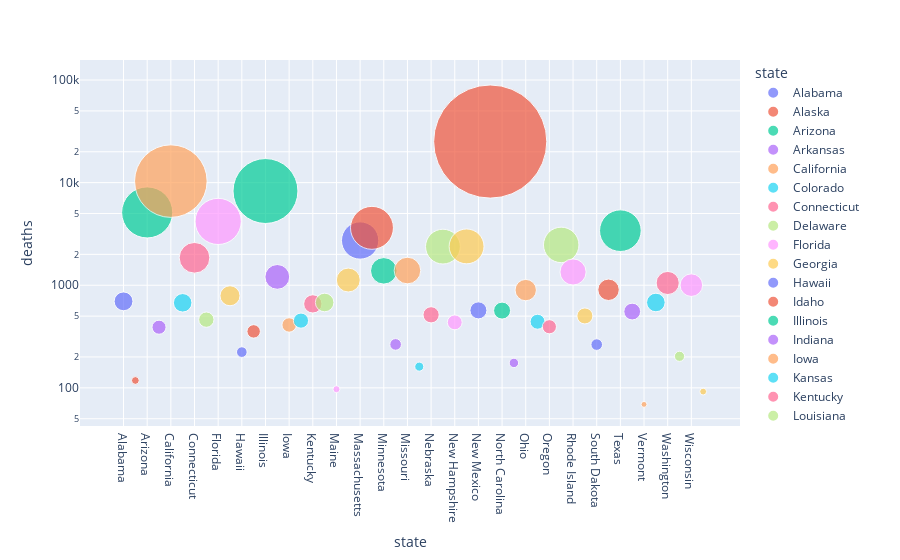

Notebook source saved alongside this figure:
### Code cell
px.scatter(perstate20, x='state', y='deaths', 
           hover_data=['cases'],
           color='state', size='deaths', size_max=80, log_y=True)

### Figure 1 — Plotly figure (JSON) as saved in the notebook; plotly's stock layout.template omitted (floating-point values rounded to 4 significant figures)
{"data": [{"customdata": [[52339]], "hovertemplate": "state=%{x}<br>deaths=%{marker.size}<br>cases=%{customdata[0]}<extra></extra>", "legendgroup": "Alabama", "marker": {"color": "#636efa", "size": [697], "sizemode": "area", "sizeref": 3.929, "symbol": "circle"}, "mode": "markers", "name": "Alabama", "orientation": "v", "showlegend": true, "type": "scatter", "x": ["Alabama"], "xaxis": "x", "y": [697], "yaxis": "y"}, {"customdata": [[22820]], "hovertemplate": "state=%{x}<br>deaths=%{marker.size}<br>cases=%{customdata[0]}<extra></extra>", "legendgroup": "Alaska", "marker": {"color": "#EF553B", "size": [118], "sizemode": "area", "sizeref": 3.929, "symbol": "circle"}, "mode": "markers", "name": "Alaska", "orientation": "v", "showlegend": true, "type": "scatter", "x": ["Alaska"], "xaxis": "x", "y": [118], "yaxis": "y"}, {"customdata": [[322449]], "hovertemplate": "state=%{x}<br>deaths=%{marker.size}<br>cases=%{customdata[0]}<extra></extra>", "legendgroup": "Arizona", "marker": {"color": "#00cc96", "size": [5125], "sizemode": "area", "sizeref": 3.929, "symbol": "circle"}, "mode": "markers", "name": "Arizona", "orientation": "v", "showlegend": true, "type": "scatter", "x": ["Arizona"], "xaxis": "x", "y": [5125], "yaxis": "y"}, {"customdata": [[24662]], "hovertemplate": "state=%{x}<br>deaths=%{marker.size}<br>cases=%{customdata[0]}<extra></extra>", "legendgroup": "Arkansas", "marker": {"color": "#ab63fa", "size": [390], "sizemode": "area", "sizeref": 3.929, "symbol": "circle"}, "mode": "markers", "name": "Arkansas", "orientation": "v", "showlegend": true, "type": "scatter", "x": ["Arkansas"], "xaxis": "x", "y": [390], "yaxis": "y"}, {"customdata": [[770915]], "hovertemplate": "state=%{x}<br>deaths=%{marker.size}<br>cases=%{customdata[0]}<extra></extra>", "legendgroup": "California", "marker": {"color": "#FFA15A", "size": [10345], "sizemode": "area", "sizeref": 3.929, "symbol": "circle"}, "mode": "markers", "name": "California", "orientation": "v", "showlegend": true, "type": "scatter", "x": ["California"], "xaxis": "x", "y": [10345], "yaxis": "y"}, {"customdata": [[47711]], "hovertemplate": "state=%{x}<br>deaths=%{marker.size}<br>cases=%{customdata[0]}<extra></extra>", "legendgroup": "Colorado", "marker": {"color": "#19d3f3", "size": [674], "sizemode": "area", "sizeref": 3.929, "symbol": "circle"}, "mode": "markers", "name": "Colorado", "orientation": "v", "showlegend": true, "type": "scatter", "x": ["Colorado"], "xaxis": "x", "y": [674], "yaxis": "y"}, {"customdata": [[56288]], "hovertemplate": "state=%{x}<br>deaths=%{marker.size}<br>cases=%{customdata[0]}<extra></extra>", "legendgroup": "Connecticut", "marker": {"color": "#FF6692", "size": [1852], "sizemode": "area", "sizeref": 3.929, "symbol": "circle"}, "mode": "markers", "name": "Connecticut", "orientation": "v", "showlegend": true, "type": "scatter", "x": ["Connecticut"], "xaxis": "x", "y": [1852], "yaxis": "y"}, {"customdata": [[33211]], "hovertemplate": "state=%{x}<br>deaths=%{marker.size}<br>cases=%{customdata[0]}<extra></extra>", "legendgroup": "Delaware", "marker": {"color": "#B6E880", "size": [462], "sizemode": "area", "sizeref": 3.929, "symbol": "circle"}, "mode": "markers", "name": "Delaware", "orientation": "v", "showlegend": true, "type": "scatter", "x": ["Delaware"], "xaxis": "x", "y": [462], "yaxis": "y"}, {"customdata": [[298872]], "hovertemplate": "state=%{x}<br>deaths=%{marker.size}<br>cases=%{customdata[0]}<extra></extra>", "legendgroup": "Florida", "marker": {"color": "#FF97FF", "size": [4188], "sizemode": "area", "sizeref": 3.929, "symbol": "circle"}, "mode": "markers", "name": "Florida", "orientation": "v", "showlegend": true, "type": "scatter", "x": ["Florida"], "xaxis": "x", "y": [4188], "yaxis": "y"}, {"customdata": [[57528]], "hovertemplate": "state=%{x}<br>deaths=%{marker.size}<br>cases=%{customdata[0]}<extra></extra>", "legendgroup": "Georgia", "marker": {"color": "#FECB52", "size": [790], "sizemode": "area", "sizeref": 3.929, "symbol": "circle"}, "mode": "markers", "name": "Georgia", "orientation": "v", "showlegend": true, "type": "scatter", "x": ["Georgia"], "xaxis": "x", "y": [790], "yaxis": "y"}, {"customdata": [[18034]], "hovertemplate": "state=%{x}<br>deaths=%{marker.size}<br>cases=%{customdata[0]}<extra></extra>", "legendgroup": "Hawaii", "marker": {"color": "#636efa", "size": [223], "sizemode": "area", "sizeref": 3.929, "symbol": "circle"}, "mode": "markers", "name": "Hawaii", "orientation": "v", "showlegend": true, "type": "scatter", "x": ["Hawaii"], "xaxis": "x", "y": [223], "yaxis": "y"}, {"customdata": [[38417]], "hovertemplate": "state=%{x}<br>deaths=%{marker.size}<br>cases=%{customdata[0]}<extra></extra>", "legendgroup": "Idaho", "marker": {"color": "#EF553B", "size": [355], "sizemode": "area", "sizeref": 3.929, "symbol": "circle"}, "mode": "markers", "name": "Idaho", "orientation": "v", "showlegend": true, "type": "scatter", "x": ["Idaho"], "xaxis": "x", "y": [355], "yaxis": "y"}, {"customdata": [[393652]], "hovertemplate": "state=%{x}<br>deaths=%{marker.size}<br>cases=%{customdata[0]}<extra></extra>", "legendgroup": "Illinois", "marker": {"color": "#00cc96", "size": [8285], "sizemode": "area", "sizeref": 3.929, "symbol": "circle"}, "mode": "markers", "name": "Illinois", "orientation": "v", "showlegend": true, "type": "scatter", "x": ["Illinois"], "xaxis": "x", "y": [8285], "yaxis": "y"}, {"customdata": [[70801]], "hovertemplate": "state=%{x}<br>deaths=%{marker.size}<br>cases=%{customdata[0]}<extra></extra>", "legendgroup": "Indiana", "marker": {"color": "#ab63fa", "size": [1206], "sizemode": "area", "sizeref": 3.929, "symbol": "circle"}, "mode": "markers", "name": "Indiana", "orientation": "v", "showlegend": true, "type": "scatter", "x": ["Indiana"], "xaxis": "x", "y": [1206], "yaxis": "y"}, {"customdata": [[41499]], "hovertemplate": "state=%{x}<br>deaths=%{marker.size}<br>cases=%{customdata[0]}<extra></extra>", "legendgroup": "Iowa", "marker": {"color": "#FFA15A", "size": [410], "sizemode": "area", "sizeref": 3.929, "symbol": "circle"}, "mode": "markers", "name": "Iowa", "orientation": "v", "showlegend": true, "type": "scatter", "x": ["Iowa"], "xaxis": "x", "y": [410], "yaxis": "y"}, {"customdata": [[39423]], "hovertemplate": "state=%{x}<br>deaths=%{marker.size}<br>cases=%{customdata[0]}<extra></extra>", "legendgroup": "Kansas", "marker": {"color": "#19d3f3", "size": [452], "sizemode": "area", "sizeref": 3.929, "symbol": "circle"}, "mode": "markers", "name": "Kansas", "orientation": "v", "showlegend": true, "type": "scatter", "x": ["Kansas"], "xaxis": "x", "y": [452], "yaxis": "y"}, {"customdata": [[52277]], "hovertemplate": "state=%{x}<br>deaths=%{marker.size}<br>cases=%{customdata[0]}<extra></extra>", "legendgroup": "Kentucky", "marker": {"color": "#FF6692", "size": [658], "sizemode": "area", "sizeref": 3.929, "symbol": "circle"}, "mode": "markers", "name": "Kentucky", "orientation": "v", "showlegend": true, "type": "scatter", "x": ["Kentucky"], "xaxis": "x", "y": [658], "yaxis": "y"}, {"customdata": [[31498]], "hovertemplate": "state=%{x}<br>deaths=%{marker.size}<br>cases=%{customdata[0]}<extra></extra>", "legendgroup": "Louisiana", "marker": {"color": "#B6E880", "size": [679], "sizemode": "area", "sizeref": 3.929, "symbol": "circle"}, "mode": "markers", "name": "Louisiana", "orientation": "v", "showlegend": true, "type": "scatter", "x": ["Louisiana"], "xaxis": "x", "y": [679], "yaxis": "y"}, {"customdata": [[7233]], "hovertemplate": "state=%{x}<br>deaths=%{marker.size}<br>cases=%{customdata[0]}<extra></extra>", "legendgroup": "Maine", "marker": {"color": "#FF97FF", "size": [97], "sizemode": "area", "sizeref": 3.929, "symbol": "circle"}, "mode": "markers", "name": "Maine", "orientation": "v", "showlegend": true, "type": "scatter", "x": ["Maine"], "xaxis": "x", "y": [97], "yaxis": "y"}, {"customdata": [[54614]], "hovertemplate": "state=%{x}<br>deaths=%{marker.size}<br>cases=%{customdata[0]}<extra></extra>", "legendgroup": "Maryland", "marker": {"color": "#FECB52", "size": [1124], "sizemode": "area", "sizeref": 3.929, "symbol": "circle"}, "mode": "markers", "name": "Maryland", "orientation": "v", "showlegend": true, "type": "scatter", "x": ["Maryland"], "xaxis": "x", "y": [1124], "yaxis": "y"}, {"customdata": [[75615]], "hovertemplate": "state=%{x}<br>deaths=%{marker.size}<br>cases=%{customdata[0]}<extra></extra>", "legendgroup": "Massachusetts", "marker": {"color": "#636efa", "size": [2729], "sizemode": "area", "sizeref": 3.929, "symbol": "circle"}, "mode": "markers", "name": "Massachusetts", "orientation": "v", "showlegend": true, "type": "scatter", "x": ["Massachusetts"], "xaxis": "x", "y": [2729], "yaxis": "y"}, {"customdata": [[84967]], "hovertemplate": "state=%{x}<br>deaths=%{marker.size}<br>cases=%{customdata[0]}<extra></extra>", "legendgroup": "Michigan", "marker": {"color": "#EF553B", "size": [3626], "sizemode": "area", "sizeref": 3.929, "symbol": "circle"}, "mode": "markers", "name": "Michigan", "orientation": "v", "showlegend": true, "type": "scatter", "x": ["Michigan"], "xaxis": "x", "y": [3626], "yaxis": "y"}, {"customdata": [[86273]], "hovertemplate": "state=%{x}<br>deaths=%{marker.size}<br>cases=%{customdata[0]}<extra></extra>", "legendgroup": "Minnesota", "marker": {"color": "#00cc96", "size": [1382], "sizemode": "area", "sizeref": 3.929, "symbol": "circle"}, "mode": "markers", "name": "Minnesota", "orientation": "v", "showlegend": true, "type": "scatter", "x": ["Minnesota"], "xaxis": "x", "y": [1382], "yaxis": "y"}, {"customdata": [[14714]], "hovertemplate": "state=%{x}<br>deaths=%{marker.size}<br>cases=%{customdata[0]}<extra></extra>", "legendgroup": "Mississippi", "marker": {"color": "#ab63fa", "size": [265], "sizemode": "area", "sizeref": 3.929, "symbol": "circle"}, "mode": "markers", "name": "Mississippi", "orientation": "v", "showlegend": true, "type": "scatter", "x": ["Mississippi"], "xaxis": "x", "y": [265], "yaxis": "y"}, {"customdata": [[69480]], "hovertemplate": "state=%{x}<br>deaths=%{marker.size}<br>cases=%{customdata[0]}<extra></extra>", "legendgroup": "Missouri", "marker": {"color": "#FFA15A", "size": [1391], "sizemode": "area", "sizeref": 3.929, "symbol": "circle"}, "mode": "markers", "name": "Missouri", "orientation": "v", "showlegend": true, "type": "scatter", "x": ["Missouri"], "xaxis": "x", "y": [1391], "yaxis": "y"}, {"customdata": [[13847]], "hovertemplate": "state=%{x}<br>deaths=%{marker.size}<br>cases=%{customdata[0]}<extra></extra>", "legendgroup": "Montana", "marker": {"color": "#19d3f3", "size": [161], "sizemode": "area", "sizeref": 3.929, "symbol": "circle"}, "mode": "markers", "name": "Montana", "orientation": "v", "showlegend": true, "type": "scatter", "x": ["Montana"], "xaxis": "x", "y": [161], "yaxis": "y"}, {"customdata": [[53284]], "hovertemplate": "state=%{x}<br>deaths=%{marker.size}<br>cases=%{customdata[0]}<extra></extra>", "legendgroup": "Nebraska", "marker": {"color": "#FF6692", "size": [515], "sizemode": "area", "sizeref": 3.929, "symbol": "circle"}, "mode": "markers", "name": "Nebraska", "orientation": "v", "showlegend": true, "type": "scatter", "x": ["Nebraska"], "xaxis": "x", "y": [515], "yaxis": "y"}, {"customdata": [[170032]], "hovertemplate": "state=%{x}<br>deaths=%{marker.size}<br>cases=%{customdata[0]}<extra></extra>", "legendgroup": "Nevada", "marker": {"color": "#B6E880", "size": [2379], "sizemode": "area", "sizeref": 3.929, "symbol": "circle"}, "mode": "markers", "name": "Nevada", "orientation": "v", "showlegend": true, "type": "scatter", "x": ["Nevada"], "xaxis": "x", "y": [2379], "yaxis": "y"}, {"customdata": [[17624]], "hovertemplate": "state=%{x}<br>deaths=%{marker.size}<br>cases=%{customdata[0]}<extra></extra>", "legendgroup": "New Hampshire", "marker": {"color": "#FF97FF", "size": [435], "sizemode": "area", "sizeref": 3.929, "symbol": "circle"}, "mode": "markers", "name": "New Hampshire", "orientation": "v", "showlegend": true, "type": "scatter", "x": ["New Hampshire"], "xaxis": "x", "y": [435], "yaxis": "y"}, {"customdata": [[47442]], "hovertemplate": "state=%{x}<br>deaths=%{marker.size}<br>cases=%{customdata[0]}<extra></extra>", "legendgroup": "New Jersey", "marker": {"color": "#FECB52", "size": [2391], "sizemode": "area", "sizeref": 3.929, "symbol": "circle"}, "mode": "markers", "name": "New Jersey", "orientation": "v", "showlegend": true, "type": "scatter", "x": ["New Jersey"], "xaxis": "x", "y": [2391], "yaxis": "y"}, {"customdata": [[40808]], "hovertemplate": "state=%{x}<br>deaths=%{marker.size}<br>cases=%{customdata[0]}<extra></extra>", "legendgroup": "New Mexico", "marker": {"color": "#636efa", "size": [569], "sizemode": "area", "sizeref": 3.929, "symbol": "circle"}, "mode": "markers", "name": "New Mexico", "orientation": "v", "showlegend": true, "type": "scatter", "x": ["New Mexico"], "xaxis": "x", "y": [569], "yaxis": "y"}, {"customdata": [[430863]], "hovertemplate": "state=%{x}<br>deaths=%{marker.size}<br>cases=%{customdata[0]}<extra></extra>", "legendgroup": "New York", "marker": {"color": "#EF553B", "size": [25144], "sizemode": "area", "sizeref": 3.929, "symbol": "circle"}, "mode": "markers", "name": "New York", "orientation": "v", "showlegend": true, "type": "scatter", "x": ["New York"], "xaxis": "x", "y": [25144], "yaxis": "y"}, {"customdata": [[63088]], "hovertemplate": "state=%{x}<br>deaths=%{marker.size}<br>cases=%{customdata[0]}<extra></extra>", "legendgroup": "North Carolina", "marker": {"color": "#00cc96", "size": [566], "sizemode": "area", "sizeref": 3.929, "symbol": "circle"}, "mode": "markers", "name": "North Carolina", "orientation": "v", "showlegend": true, "type": "scatter", "x": ["North Carolina"], "xaxis": "x", "y": [566], "yaxis": "y"}, {"customdata": [[19866]], "hovertemplate": "state=%{x}<br>deaths=%{marker.size}<br>cases=%{customdata[0]}<extra></extra>", "legendgroup": "North Dakota", "marker": {"color": "#ab63fa", "size": [175], "sizemode": "area", "sizeref": 3.929, "symbol": "circle"}, "mode": "markers", "name": "North Dakota", "orientation": "v", "showlegend": true, "type": "scatter", "x": ["North Dakota"], "xaxis": "x", "y": [175], "yaxis": "y"}, {"customdata": [[84050]], "hovertemplate": "state=%{x}<br>deaths=%{marker.size}<br>cases=%{customdata[0]}<extra></extra>", "legendgroup": "Ohio", "marker": {"color": "#FFA15A", "size": [897], "sizemode": "area", "sizeref": 3.929, "symbol": "circle"}, "mode": "markers", "name": "Ohio", "orientation": "v", "showlegend": true, "type": "scatter", "x": ["Ohio"], "xaxis": "x", "y": [897], "yaxis": "y"}, {"customdata": [[57993]], "hovertemplate": "state=%{x}<br>deaths=%{marker.size}<br>cases=%{customdata[0]}<extra></extra>", "legendgroup": "Oklahoma", "marker": {"color": "#19d3f3", "size": [441], "sizemode": "area", "sizeref": 3.929, "symbol": "circle"}, "mode": "markers", "name": "Oklahoma", "orientation": "v", "showlegend": true, "type": "scatter", "x": ["Oklahoma"], "xaxis": "x", "y": [441], "yaxis": "y"}, {"customdata": [[25290]], "hovertemplate": "state=%{x}<br>deaths=%{marker.size}<br>cases=%{customdata[0]}<extra></extra>", "legendgroup": "Oregon", "marker": {"color": "#FF6692", "size": [394], "sizemode": "area", "sizeref": 3.929, "symbol": "circle"}, "mode": "markers", "name": "Oregon", "orientation": "v", "showlegend": true, "type": "scatter", "x": ["Oregon"], "xaxis": "x", "y": [394], "yaxis": "y"}, {"customdata": [[93885]], "hovertemplate": "state=%{x}<br>deaths=%{marker.size}<br>cases=%{customdata[0]}<extra></extra>", "legendgroup": "Pennsylvania", "marker": {"color": "#B6E880", "size": [2473], "sizemode": "area", "sizeref": 3.929, "symbol": "circle"}, "mode": "markers", "name": "Pennsylvania", "orientation": "v", "showlegend": true, "type": "scatter", "x": ["Pennsylvania"], "xaxis": "x", "y": [2473], "yaxis": "y"}, {"customdata": [[58946]], "hovertemplate": "state=%{x}<br>deaths=%{marker.size}<br>cases=%{customdata[0]}<extra></extra>", "legendgroup": "Rhode Island", "marker": {"color": "#FF97FF", "size": [1347], "sizemode": "area", "sizeref": 3.929, "symbol": "circle"}, "mode": "markers", "name": "Rhode Island", "orientation": "v", "showlegend": true, "type": "scatter", "x": ["Rhode Island"], "xaxis": "x", "y": [1347], "yaxis": "y"}, {"customdata": [[37327]], "hovertemplate": "state=%{x}<br>deaths=%{marker.size}<br>cases=%{customdata[0]}<extra></extra>", "legendgroup": "South Carolina", "marker": {"color": "#FECB52", "size": [502], "sizemode": "area", "sizeref": 3.929, "symbol": "circle"}, "mode": "markers", "name": "South Carolina", "orientation": "v", "showlegend": true, "type": "scatter", "x": ["South Carolina"], "xaxis": "x", "y": [502], "yaxis": "y"}, {"customdata": [[24977]], "hovertemplate": "state=%{x}<br>deaths=%{marker.size}<br>cases=%{customdata[0]}<extra></extra>", "legendgroup": "South Dakota", "marker": {"color": "#636efa", "size": [264], "sizemode": "area", "sizeref": 3.929, "symbol": "circle"}, "mode": "markers", "name": "South Dakota", "orientation": "v", "showlegend": true, "type": "scatter", "x": ["South Dakota"], "xaxis": "x", "y": [264], "yaxis": "y"}, {"customdata": [[68812]], "hovertemplate": "state=%{x}<br>deaths=%{marker.size}<br>cases=%{customdata[0]}<extra></extra>", "legendgroup": "Tennessee", "marker": {"color": "#EF553B", "size": [903], "sizemode": "area", "sizeref": 3.929, "symbol": "circle"}, "mode": "markers", "name": "Tennessee", "orientation": "v", "showlegend": true, "type": "scatter", "x": ["Tennessee"], "xaxis": "x", "y": [903], "yaxis": "y"}, {"customdata": [[237727]], "hovertemplate": "state=%{x}<br>deaths=%{marker.size}<br>cases=%{customdata[0]}<extra></extra>", "legendgroup": "Texas", "marker": {"color": "#00cc96", "size": [3402], "sizemode": "area", "sizeref": 3.929, "symbol": "circle"}, "mode": "markers", "name": "Texas", "orientation": "v", "showlegend": true, "type": "scatter", "x": ["Texas"], "xaxis": "x", "y": [3402], "yaxis": "y"}, {"customdata": [[107386]], "hovertemplate": "state=%{x}<br>deaths=%{marker.size}<br>cases=%{customdata[0]}<extra></extra>", "legendgroup": "Utah", "marker": {"color": "#ab63fa", "size": [554], "sizemode": "area", "sizeref": 3.929, "symbol": "circle"}, "mode": "markers", "name": "Utah", "orientation": "v", "showlegend": true, "type": "scatter", "x": ["Utah"], "xaxis": "x", "y": [554], "yaxis": "y"}, {"customdata": [[2658]], "hovertemplate": "state=%{x}<br>deaths=%{marker.size}<br>cases=%{customdata[0]}<extra></extra>", "legendgroup": "Vermont", "marker": {"color": "#FFA15A", "size": [69], "sizemode": "area", "sizeref": 3.929, "symbol": "circle"}, "mode": "markers", "name": "Vermont", "orientation": "v", "showlegend": true, "type": "scatter", "x": ["Vermont"], "xaxis": "x", "y": [69], "yaxis": "y"}, {"customdata": [[43977]], "hovertemplate": "state=%{x}<br>deaths=%{marker.size}<br>cases=%{customdata[0]}<extra></extra>", "legendgroup": "Virginia", "marker": {"color": "#19d3f3", "size": [679], "sizemode": "area", "sizeref": 3.929, "symbol": "circle"}, "mode": "markers", "name": "Virginia", "orientation": "v", "showlegend": true, "type": "scatter", "x": ["Virginia"], "xaxis": "x", "y": [679], "yaxis": "y"}, {"customdata": [[62582]], "hovertemplate": "state=%{x}<br>deaths=%{marker.size}<br>cases=%{customdata[0]}<extra></extra>", "legendgroup": "Washington", "marker": {"color": "#FF6692", "size": [1052], "sizemode": "area", "sizeref": 3.929, "symbol": "circle"}, "mode": "markers", "name": "Washington", "orientation": "v", "showlegend": true, "type": "scatter", "x": ["Washington"], "xaxis": "x", "y": [1052], "yaxis": "y"}, {"customdata": [[8582]], "hovertemplate": "state=%{x}<br>deaths=%{marker.size}<br>cases=%{customdata[0]}<extra></extra>", "legendgroup": "West Virginia", "marker": {"color": "#B6E880", "size": [203], "sizemode": "area", "sizeref": 3.929, "symbol": "circle"}, "mode": "markers", "name": "West Virginia", "orientation": "v", "showlegend": true, "type": "scatter", "x": ["West Virginia"], "xaxis": "x", "y": [203], "yaxis": "y"}, {"customdata": [[91624]], "hovertemplate": "state=%{x}<br>deaths=%{marker.size}<br>cases=%{customdata[0]}<extra></extra>", "legendgroup": "Wisconsin", "marker": {"color": "#FF97FF", "size": [1002], "sizemode": "area", "sizeref": 3.929, "symbol": "circle"}, "mode": "markers", "name": "Wisconsin", "orientation": "v", "showlegend": true, "type": "scatter", "x": ["Wisconsin"], "xaxis": "x", "y": [1002], "yaxis": "y"}, {"customdata": [[7045]], "hovertemplate": "state=%{x}<br>deaths=%{marker.size}<br>cases=%{customdata[0]}<extra></extra>", "legendgroup": "Wyoming", "marker": {"color": "#FECB52", "size": [92], "sizemode": "area", "sizeref": 3.929, "symbol": "circle"}, "mode": "markers", "name": "Wyoming", "orientation": "v", "showlegend": true, "type": "scatter", "x": ["Wyoming"], "xaxis": "x", "y": [92], "yaxis": "y"}], "layout": {"autosize": true, "legend": {"itemsizing": "constant", "title": {"text": "state"}, "tracegroupgap": 0}, "margin": {"t": 60}, "xaxis": {"anchor": "y", "autorange": true, "categoryarray": ["Alabama", "Alaska", "Arizona", "Arkansas", "California", "Colorado", "Connecticut", "Delaware", "Florida", "Georgia", "Hawaii", "Idaho", "Illinois", "Indiana", "Iowa", "Kansas", "Kentucky", "Louisiana", "Maine", "Maryland", "Massachusetts", "Michigan", "Minnesota", "Mississippi", "Missouri", "Montana", "Nebraska", "Nevada", "New Hampshire", "New Jersey", "New Mexico", "New York", "North Carolina", "North Dakota", "Ohio", "Oklahoma", "Oregon", "Pennsylvania", "Rhode Island", "South Carolina", "South Dakota", "Tennessee", "Texas", "Utah", "Vermont", "Virginia", "Washington", "West Virginia", "Wisconsin", "Wyoming"], "categoryorder": "array", "domain": [0, 1], "range": [-3.305, 51.96], "title": {"text": "state"}, "type": "category"}, "yaxis": {"anchor": "x", "autorange": true, "domain": [0, 1], "range": [1.584, 5.619], "title": {"text": "deaths"}, "type": "log"}}}
